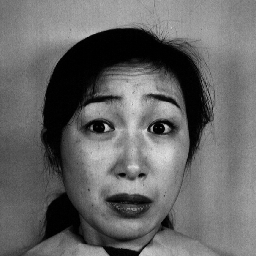
//> input picture hw3/JAFFE/train/KA.FE3.47.tiff, 256 x 256 px; its folder holds 3 pictures in this run
$ ./main   (built with g++ and OpenCV 4)
//> lines starting //> are read from the running program, lines starting //| are printed output that depends on the picture
#include <opencv2/opencv.hpp>
#include <iostream>
#include <string.h>
#include <vector>

using namespace cv;
using namespace std;

Size standardSize = Size(128,128);
int k = 40; // 默认40张人脸图
float energyPercent = 0.5;

int main(int argc, char** argv ) {
    cout <<"input energyPercent:\n";
    cin >> energyPercent;
//> the answer given: 2
    // compression_params
    vector<int> compression_params;
    compression_params.push_back(IMWRITE_PNG_COMPRESSION);
    compression_params.push_back(9);

    // read faces
    // 训练数据条数=40*5+1=201
    // 其中200张ORL图像库中人脸图像，一张我自己的人脸图

    vector<Mat> faceMats; // 存放所有face
    cout<<"--------READING DATA---------"<<endl;
    string trainDatadir = "./JAFFE/train";
    vector<string> imgpaths;
    glob(trainDatadir+"/*.tiff",imgpaths,false);
    k=imgpaths.size();
    cout<<"img number: "<<k<<endl;
    for (int i=0; i<k; i++)
    {
        string item = imgpaths[i];
        // cout<<"Read the Photo: "<<item<<endl;
        Mat img = imread(item, IMREAD_GRAYSCALE); // single channel
//> img is the input picture: 256 rows x 256 cols, CV_8UC1; min 0, max 224, mean 102.7
        // resize
        resize(img, img, standardSize);
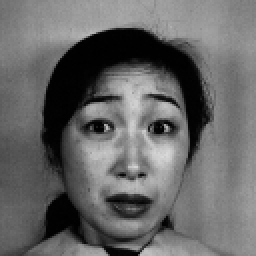
//> img: 128 rows x 128 cols, CV_8UC1 (shown 2 times larger); min 0, max 217, mean 102.8
        faceMats.push_back(img);
    }
//> pass 2 of the loop `for (int i=0; i<k; i++)`:
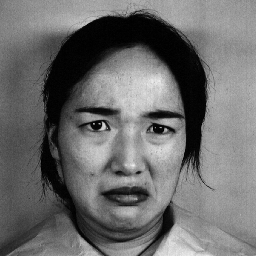
//> input picture hw3/JAFFE/train/MK.DI1.128.tiff, 256 x 256 px
//> img is the input picture: 256 rows x 256 cols, CV_8UC1; min 0, max 240, mean 108.5
//> `resize(img, img, standardSize);`:
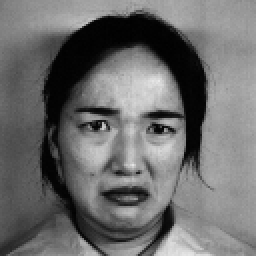
//> img: 128 rows x 128 cols, CV_8UC1 (shown 2 times larger); min 1, max 233, mean 108.6
//> pass 3 of the loop `for (int i=0; i<k; i++)`:
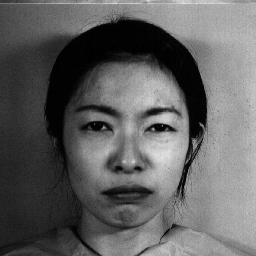
//> input picture hw3/JAFFE/train/NA.DI2.215.tiff, 256 x 256 px
//> img is the input picture: 256 rows x 256 cols, CV_8UC1; min 0, max 228, mean 97.1
//> `resize(img, img, standardSize);`:
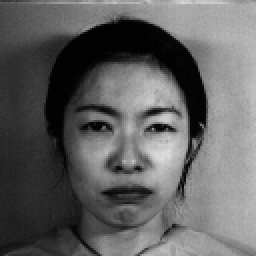
//> img: 128 rows x 128 cols, CV_8UC1 (shown 2 times larger); min 0, max 221, mean 97.3
    cout<<endl;

    int height = faceMats[0].rows;
//> height = 128
    int width = faceMats[0].cols;
//> width = 128

    // 计算均值矩阵
    cout<<"--------CALC Mean Matrix---------"<<endl;
    Mat allPicVector = Mat::zeros(k,height*width,CV_32FC1);
    for (int i = 0; i < k; i++)
    {
        Mat picVector = faceMats[i].reshape(1,1).clone();
        // normalize
        // normalize(picVector, picVector, 255, 0, NORM_MINMAX);
        picVector.convertTo(picVector,CV_32FC1);
        if(i==0)
        {
            cout<<"picVector Size:"<<endl;
            cout<<"行数: "<<picVector.rows<<endl; // should be 1
            cout<<"列数: "<<picVector.cols<<endl; // should be height*width
            // cout<<picVector<<endl;
        }
        picVector.copyTo(allPicVector.row(i));
    }
    cout<<"allPicVector Size:"<<endl;
    cout<<"行数: "<<allPicVector.rows<<endl; // should be k
//| 行数: 3
    cout<<"列数: "<<allPicVector.cols<<endl; // should be height*width
//| 列数: 16384
    // cout<<allPicVector.row(k-1)<<endl;

    // 计算均值图
    Mat meanMatT = Mat(1,height*width,CV_32FC1);
//> meanMatT = 16384 values from 0 to 0
    for (int i = 0; i < height*width; i++)
    {
        meanMatT.col(i) = sum(allPicVector.col(i)) / allPicVector.rows;
    }
//> after the loop, meanMatT = 16384 values, max 212 at index 9684, min 1 at index 2114, mean 102.9
    cout<<"meanMatT Size:"<<endl;
    cout<<"行数: "<<meanMatT.rows<<endl; // should be 1
//| 行数: 1
    cout<<"列数: "<<meanMatT.cols<<endl; // should be height*width
//| 列数: 16384
    Mat meanMat = meanMatT.reshape(1,height);
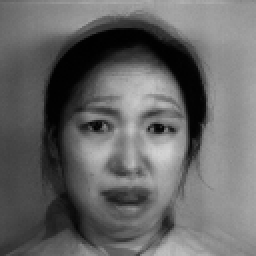
//> meanMat: 128 rows x 128 cols, CV_32FC1 (shown 2 times larger); min 1, max 212, mean 102.9
    meanMat.convertTo(meanMat,CV_8UC1);
//> meanMat: 128 rows x 128 cols, CV_8UC1
    cout<<"meanMat Size:"<<endl;
    cout<<"行数: "<<meanMat.rows<<endl; // should be height
//| 行数: 128
    cout<<"列数: "<<meanMat.cols<<endl; // should be width
//| 列数: 128

    imwrite("meanFace.png", meanMat, compression_params);
    cout<<"Output Mean Face done!"<<endl;
    // imshow("MeanFace",meanMat);
    // waitKey(0);
    cout<<endl;

    // 计算协方差矩阵
    for(int i=0;i<allPicVector.rows;i++)
    {
        Mat diffMat = allPicVector.row(i) - meanMatT;
        // if(i==0) cout<<diffMat<<endl;
        diffMat.copyTo(diffMat);
    }
    Mat covMat=Mat();
    covMat = allPicVector * allPicVector.t();
//> covMat = [[218680384, 214958144, 199840016], [214958144, 247577968, 217936384], [199840016, 217936384, 215002096]]
    cout<<"covMat Size:"<<endl;
    cout<<"行数: "<<covMat.rows<<endl; // should be height*width
//| 行数: 3
    cout<<"列数: "<<covMat.cols<<endl; // should be height*width
//| 列数: 3
    cout<<"cov matrix done\n";

    Mat eigenVectors = Mat();
    Mat eigenValues = Mat();
    eigen(covMat,eigenValues,eigenVectors);
//> eigenValues = [649695168, 18826802, 12738509]; eigenVectors = [[0.563, 0.606, 0.562], [0.826, -0.436, -0.357], [-0.0287, -0.666, 0.746]]
    cout<<"original eigen count: "<<eigenVectors.rows<<endl;
//| original eigen count: 3
    int eigenCount = eigenVectors.rows*energyPercent;
//> eigenCount = 6
    cout<<"eigen count: "<<eigenCount<<endl;
//| eigen count: 6

    Mat eigenM = Mat(eigenCount,height*width,CV_32FC1);
    // 构建映射空间
    for(int i=0; i<eigenCount; i++){
        Mat eigenFace = Mat();
//> (the run ends here: the program stops with an error, at `eigenFace = allPicVector.t() * eigenVectors.col(i);`)
